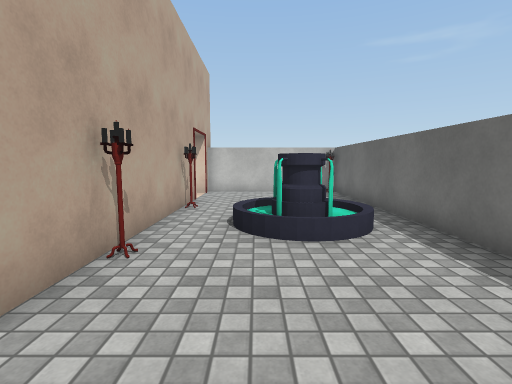
view 1 (above)

19 first-person views from a walk through a 3-D level made in the Unity game engine. The camera is 1.3 m above the floor, tilts 6° down and sees 85° across. The floor is counted in squares, 1 m on a side. Each view is taken from the middle of a square. On the plan, view 1 faces up. The plan holds only what a view shows up to about 13 squares ahead; the rest is blank. The place goes on beyond the plan. The player is left out. Surface patterns are stand-ins for the level's own textures.

view 2
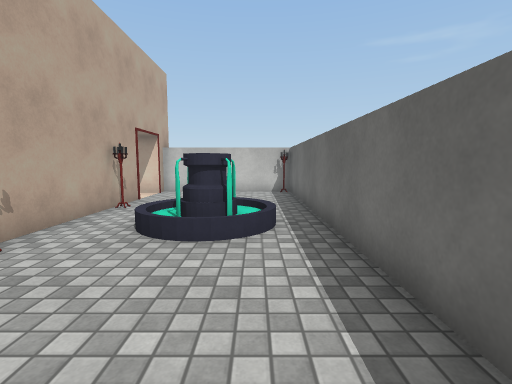

view 3
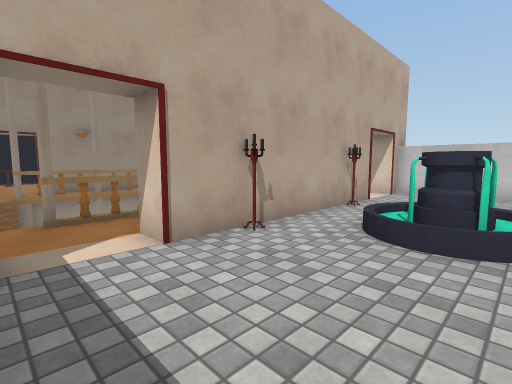

view 4
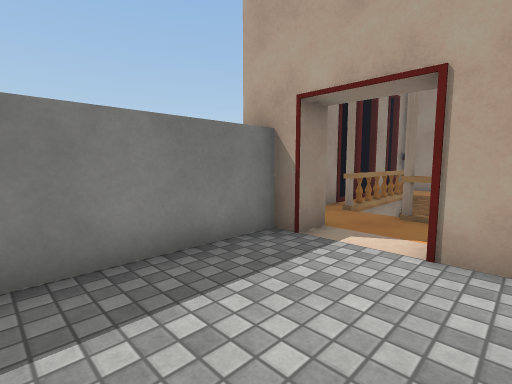

view 5
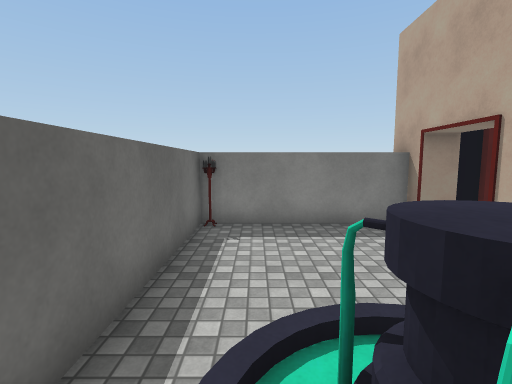

view 6
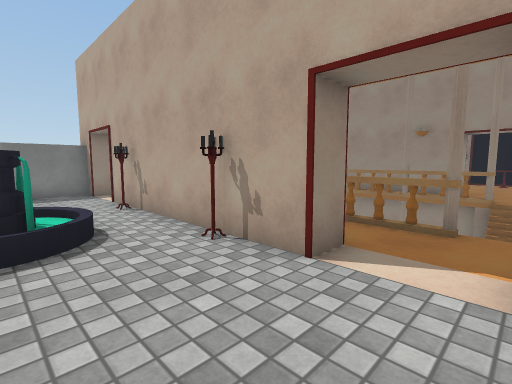

view 7
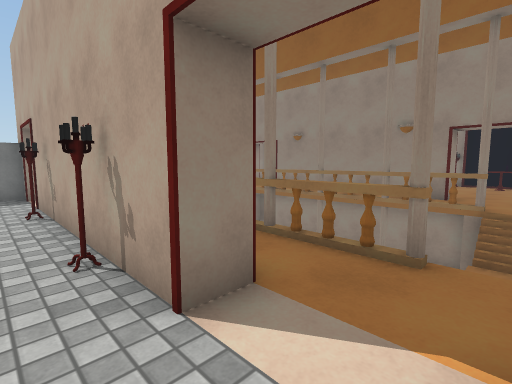

view 8
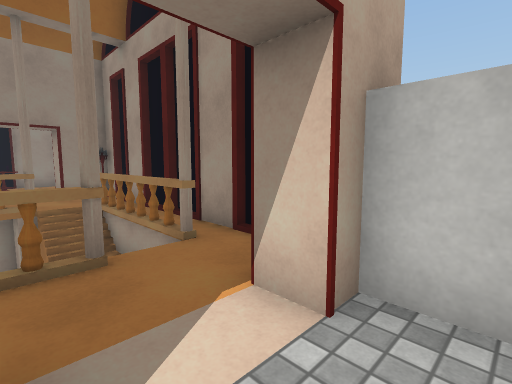

view 9
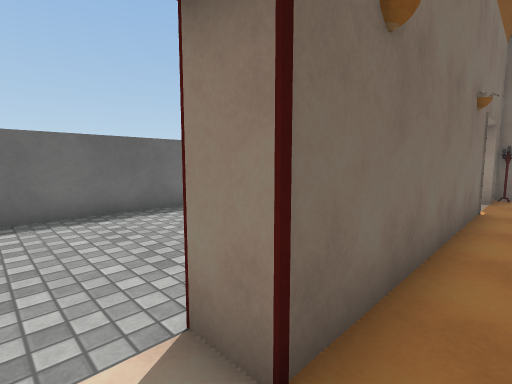

view 10
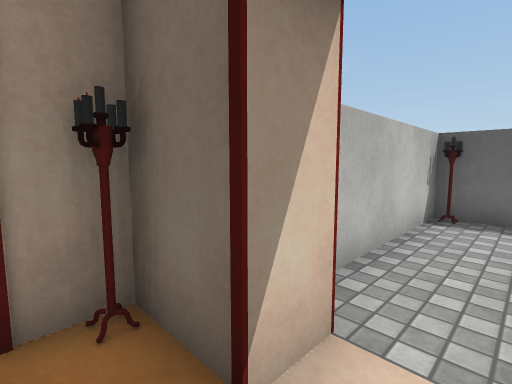

view 11
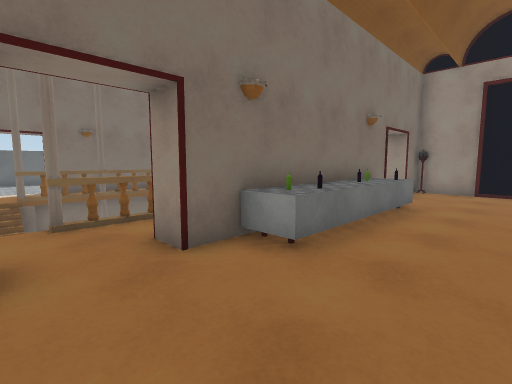

view 12
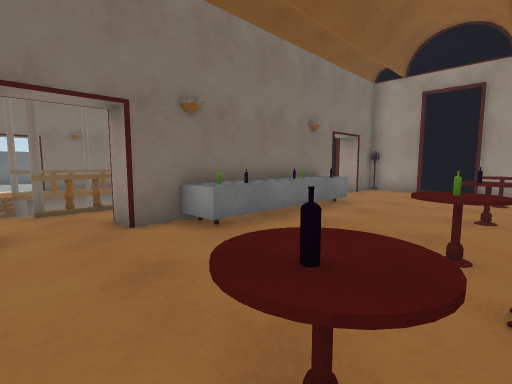

view 13
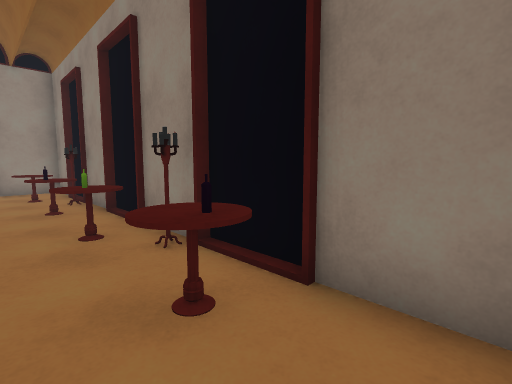

view 14
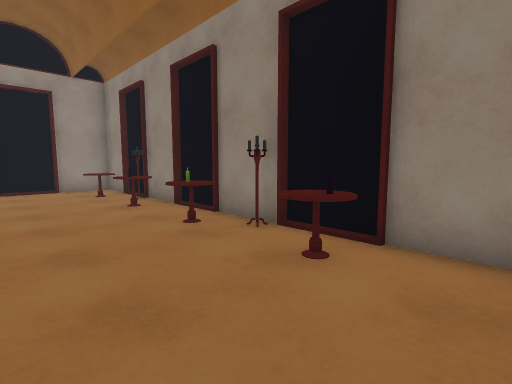

view 15
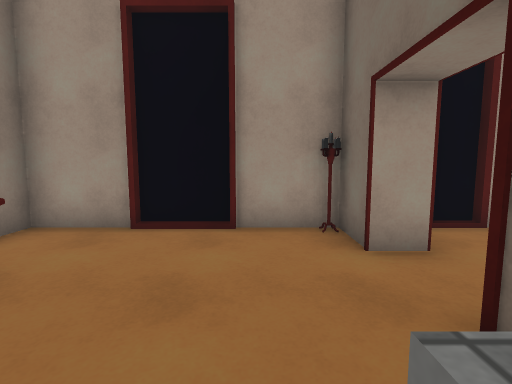

view 16
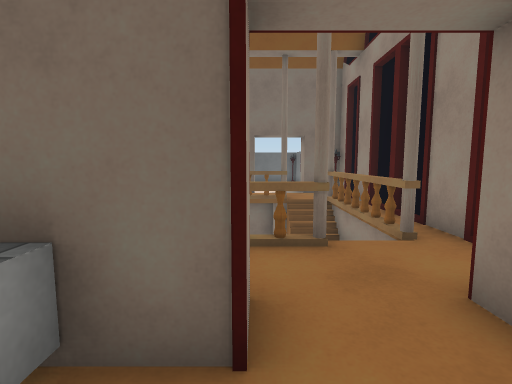

view 17
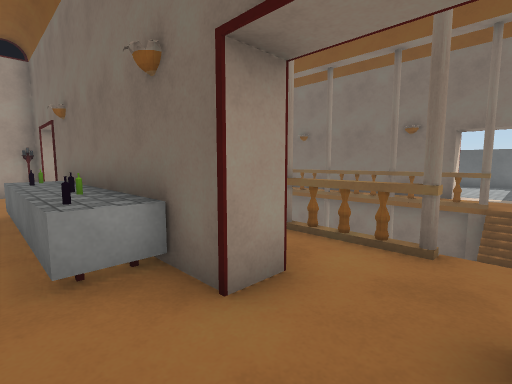

view 18
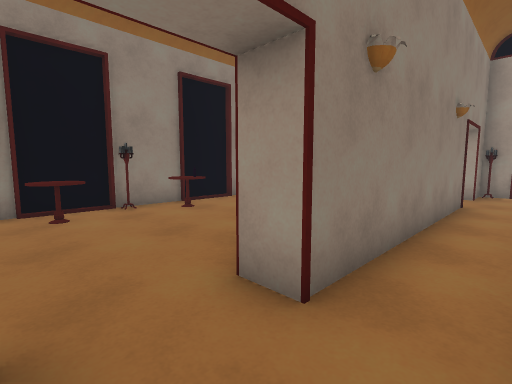

view 19
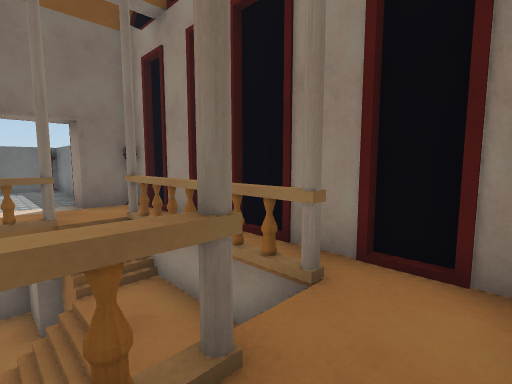

### Floor plan
Key: @ floor where view 1 was taken; # wall or solid block; x gap in a wall; . main floor; - floor 1.25 m lower than the main floor; _ floor 2.25 m lower than the main floor; / step, stairs or slope; = window, fence, low wall or low ledge; ^ raised ledge; v drop or lower ground.
Columns run from 20 left of view 1 to 4 right of it. Each row starts with its distance up from view 1.
 14 ##################
 13 #.....###.###=##.########
 12 #.........//  //.##....##
 11 #^^......##=  ##........#
 10 ###......      _.##.....#
  9 ##....^#.x     #.##.....#
  8 #^^...^#.#      .##.....#
  7 #.^...^#..      .##.///.#
  6 #.....^#.#     #.##./^/.#
  5 ##^...^#..      .##.///.#
  4 ##^...^#..     #.##.....#
  3 ##....^#.#      .##.....#
  2 #==......#   /__.##.....#
  1 #^^......#v=//v#........#
  0 #.........//--//.##.@..##
 -1 #......##.###=##.########
 -2 ##################

Where each view was taken, in squares from view 1:
view 1: 0 up, 0 right, facing up
view 2: 0 up, 2 right, facing up
view 3: 0 up, 2 right, facing up-left
view 4: 3 up, 2 right, facing down-left
view 5: 7 up, 2 right, facing down
view 6: 12 up, 1 right, facing down-left
view 7: 12 up, 1 left, facing down-left
view 8: 10 up, 1 left, facing up-left
view 9: 11 up, 4 left, facing down-right
view 10: 11 up, 4 left, facing up-right
view 11: 12 up, 17 left, facing down-right
view 12: 12 up, 19 left, facing down-right
view 13: 13 up, 17 left, facing down-left
view 14: 13 up, 15 left, facing down-left
view 15: 8 up, 15 left, facing up
view 16: 2 up, 15 left, facing right
view 17: 0 up, 15 left, facing up-right
view 18: 0 up, 11 left, facing up-left
view 19: 2 up, 12 left, facing down-right
